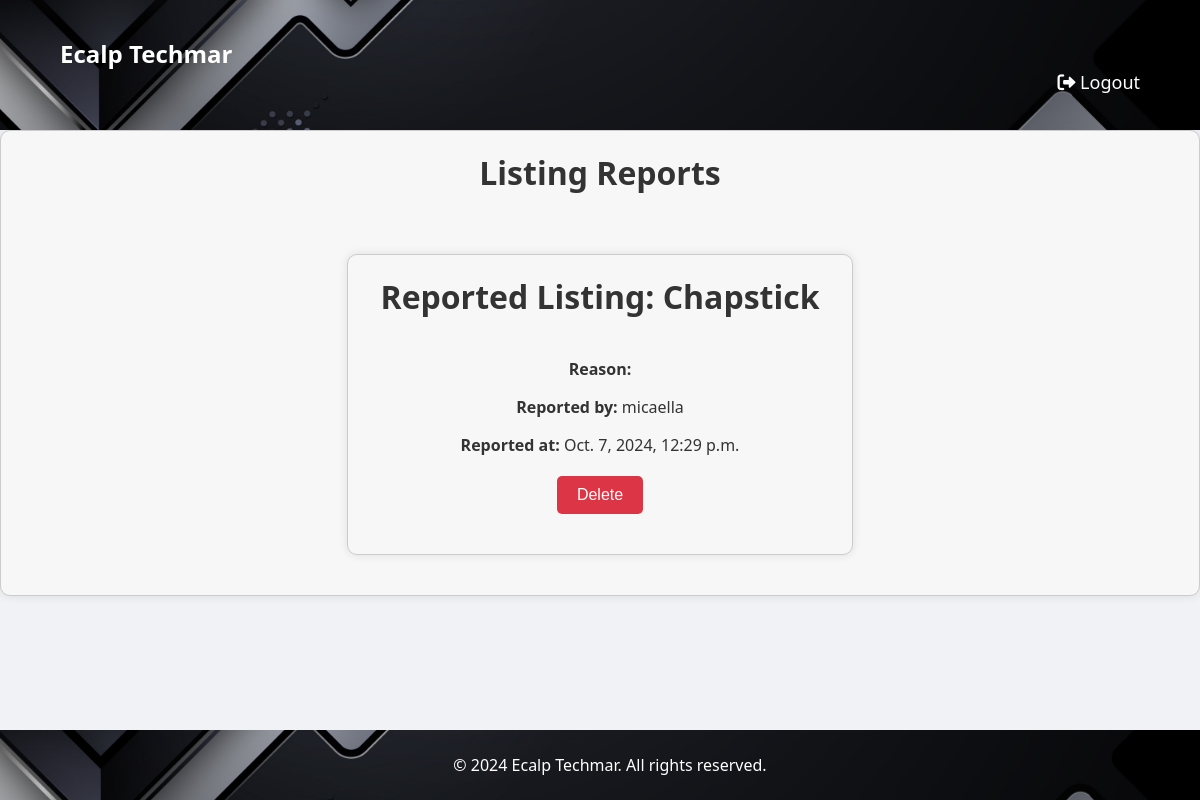
The page /listing_reports/ (signed in) on the database as committed earlier.
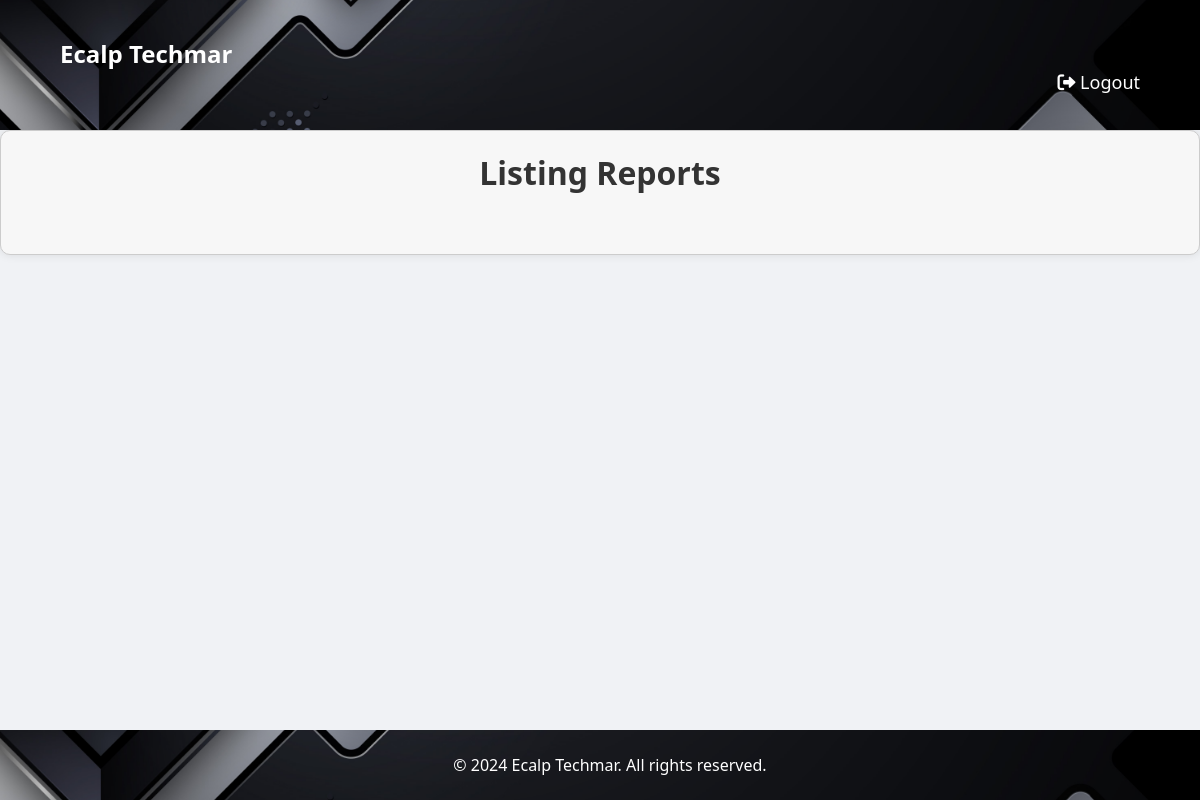
The same page on the database as committed later.
### newsfeed/models.py (models this page shows, shortened)
class Report(models.Model):
    product = models.ForeignKey(Product, on_delete=models.CASCADE)
    user = models.ForeignKey(User, on_delete=models.CASCADE)
    reason = models.TextField()
    created_at = models.DateTimeField(auto_now_add=True)
    class Meta:
        verbose_name = 'Listing Report'
        verbose_name_plural = 'Listing Reports'

class Product(models.Model):
    title = models.CharField(max_length=255)
    description = models.TextField()
    price = models.DecimalField(max_digits=10, decimal_places=2)
    image = models.ImageField(upload_to='products/')
    mobile_number = models.CharField(max_length=20)
    location = models.CharField(max_length=255)
    user = models.ForeignKey(User, on_delete=models.CASCADE)
    created_at = models.DateTimeField(auto_now_add=True)
    category = models.CharField(max_length=50, choices=[('Electronics', 'Electronics'), ('Fashion and Beauty', 'Fashion and Beauty'), ('Home and Garden', 'Home and Garden'), ('Sports and Leisure', 'Sports and Leisure'), ('Others', 'Others')], default='Others')
    is_active = models.BooleanField(default=True)

### custom_admin/views.py (the view)
# urls.py: path('listing_reports/', views.listing_reports, name='listing_reports'),
@login_required
@user_passes_test(is_staff)
def listing_reports(request):
    reports = Report.objects.all()
    return render(request, 'listing_reports.html', {'reports': reports})

### custom_admin/views.py (called while the page is built)
def is_staff(user):
    return user.is_staff or user.is_superuser

### custom_admin/templates/listing_reports.html (shortened to what this page needs)
<!DOCTYPE html>
<html lang="en">
<head>
    {% load static %}
    <link rel="stylesheet" href="{% static 'main/styles.css' %}">
    <link rel="stylesheet" href="https://cdnjs.cloudflare.com/ajax/libs/font-awesome/6.0.0-beta3/css/all.min.css">
</head>
<body>
    <header>
    <div class="container">
        <h1 class="logo">Ecalp Techmar</h1>
        <nav>
            <ul>
                  <li><a href="{% url 'home' %}" onclick="return confirm('Are you sure you want to log out?')"><i class="fas fa-sign-out-alt"></i> Logout</a></li>
            </ul>
        </nav>
    </div>
</header>
   <section id="listing-reports">
    <h2>Listing Reports</h2>
    <div class="reports">
        {% for report in reports %}
            <div class="report">
                <h2>Reported Listing: {{ report.product.title }}</h2>
                <div class="report-details">
                    <p><strong>Reason:</strong> {{ report.reason }}</p>
                    <p><strong>Reported by:</strong> {{ report.user.username }}</p>
                    <p><strong>Reported at:</strong> {{ report.created_at }}</p>
                </div>
                <div class="button-group">
                    <div class="delete-button-container">
                        <button class="new-delete-button">
                            <a href="{% url 'custom_admin:delete_listing_report' report.pk %}">
                                Delete
                            </a>
                        </button>
                    </div>
                </div>
            </div>
        {% endfor %}
    </div>
</section>
     <footer>
        <div class="container">
            <div class="footer-content">
                <p style="text-align: center; width: 100%;">&copy; 2024 Ecalp Techmar. All rights reserved.</p>
            </div>
        </div>
    </footer>
</body>
</html>

Rows that differ between the two databases and show on the page:
removed Report: product "Chapstick", user.username "micaella", created_at "Oct. 7, 2024, 12:29 p.m."
